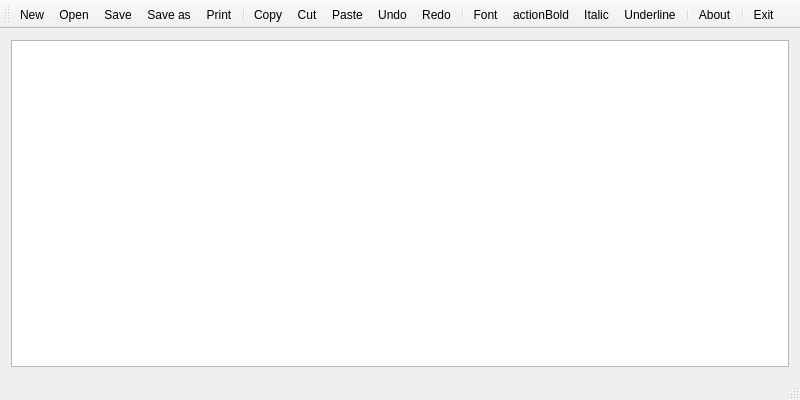
<?xml version="1.0" encoding="UTF-8"?>
<ui version="4.0">
 <class>Notepad</class>
 <widget class="QMainWindow" name="Notepad">
  <property name="geometry">
   <rect>
    <x>0</x>
    <y>0</y>
    <width>800</width>
    <height>400</height>
   </rect>
  </property>
  <property name="windowTitle">
   <string>Notepad</string>
  </property>
  <widget class="QWidget" name="centralWidget">
   <layout class="QVBoxLayout" name="verticalLayout">
    <item>
     <widget class="QTextEdit" name="textEdit"/>
    </item>
   </layout>
  </widget>
  <widget class="QToolBar" name="mainToolBar">
   <attribute name="toolBarArea">
    <enum>TopToolBarArea</enum>
   </attribute>
   <attribute name="toolBarBreak">
    <bool>false</bool>
   </attribute>
   <addaction name="actionNew"/>
   <addaction name="actionOpen"/>
   <addaction name="actionSave"/>
   <addaction name="actionSave_as"/>
   <addaction name="actionPrint"/>
   <addaction name="separator"/>
   <addaction name="actionCopy"/>
   <addaction name="actionCut"/>
   <addaction name="actionPaste"/>
   <addaction name="actionUndo"/>
   <addaction name="actionRedo"/>
   <addaction name="separator"/>
   <addaction name="actionFont"/>
   <addaction name="actionBold"/>
   <addaction name="actionItalic"/>
   <addaction name="actionUnderline"/>
   <addaction name="separator"/>
   <addaction name="actionAbout"/>
   <addaction name="separator"/>
   <addaction name="actionExit"/>
  </widget>
  <widget class="QStatusBar" name="statusBar"/>
  <action name="actionNew">
   <property name="icon">
    <iconset resource="notpad.qrc">
     <normaloff>:/images/images/new.png</normaloff>:/images/images/new.png</iconset>
   </property>
   <property name="text">
    <string>New</string>
   </property>
   <property name="toolTip">
    <string>New text document</string>
   </property>
   <property name="shortcut">
    <string>Ctrl+N</string>
   </property>
  </action>
  <action name="actionOpen">
   <property name="icon">
    <iconset resource="notpad.qrc">
     <normaloff>:/images/images/open.png</normaloff>:/images/images/open.png</iconset>
   </property>
   <property name="text">
    <string>Open</string>
   </property>
   <property name="toolTip">
    <string>Open file</string>
   </property>
   <property name="shortcut">
    <string>Ctrl+O</string>
   </property>
  </action>
  <action name="actionSave">
   <property name="icon">
    <iconset resource="notpad.qrc">
     <normaloff>:/images/images/save.png</normaloff>:/images/images/save.png</iconset>
   </property>
   <property name="text">
    <string>Save</string>
   </property>
   <property name="toolTip">
    <string>Save file</string>
   </property>
   <property name="shortcut">
    <string>Ctrl+S</string>
   </property>
  </action>
  <action name="actionSave_as">
   <property name="icon">
    <iconset resource="notpad.qrc">
     <normaloff>:/images/images/save_as.png</normaloff>:/images/images/save_as.png</iconset>
   </property>
   <property name="text">
    <string>Save as</string>
   </property>
   <property name="toolTip">
    <string>Save file as</string>
   </property>
   <property name="shortcut">
    <string>Alt+S</string>
   </property>
  </action>
  <action name="actionPrint">
   <property name="icon">
    <iconset resource="notpad.qrc">
     <normaloff>:/images/images/print.png</normaloff>:/images/images/print.png</iconset>
   </property>
   <property name="text">
    <string>Print</string>
   </property>
   <property name="toolTip">
    <string>Print file</string>
   </property>
   <property name="shortcut">
    <string>Ctrl+P</string>
   </property>
  </action>
  <action name="actionExit">
   <property name="icon">
    <iconset resource="notpad.qrc">
     <normaloff>:/images/images/exit.png</normaloff>:/images/images/exit.png</iconset>
   </property>
   <property name="text">
    <string>Exit</string>
   </property>
   <property name="toolTip">
    <string>Exit notepad</string>
   </property>
  </action>
  <action name="actionCopy">
   <property name="icon">
    <iconset resource="notpad.qrc">
     <normaloff>:/images/images/copy.png</normaloff>:/images/images/copy.png</iconset>
   </property>
   <property name="text">
    <string>Copy</string>
   </property>
   <property name="shortcut">
    <string>Ctrl+C</string>
   </property>
  </action>
  <action name="actionCut">
   <property name="icon">
    <iconset resource="notpad.qrc">
     <normaloff>:/images/images/cut.png</normaloff>:/images/images/cut.png</iconset>
   </property>
   <property name="text">
    <string>Cut</string>
   </property>
   <property name="shortcut">
    <string>Ctrl+X</string>
   </property>
  </action>
  <action name="actionPaste">
   <property name="icon">
    <iconset resource="notpad.qrc">
     <normaloff>:/images/images/paste.png</normaloff>:/images/images/paste.png</iconset>
   </property>
   <property name="text">
    <string>Paste</string>
   </property>
   <property name="shortcut">
    <string>Ctrl+V</string>
   </property>
  </action>
  <action name="actionUndo">
   <property name="icon">
    <iconset resource="notpad.qrc">
     <normaloff>:/images/images/edit_undo.png</normaloff>:/images/images/edit_undo.png</iconset>
   </property>
   <property name="text">
    <string>Undo</string>
   </property>
   <property name="shortcut">
    <string>Ctrl+Z</string>
   </property>
  </action>
  <action name="actionRedo">
   <property name="icon">
    <iconset resource="notpad.qrc">
     <normaloff>:/images/images/edit_redo.png</normaloff>:/images/images/edit_redo.png</iconset>
   </property>
   <property name="text">
    <string>Redo</string>
   </property>
   <property name="shortcut">
    <string>Ctrl+Y</string>
   </property>
  </action>
  <action name="actionFont">
   <property name="icon">
    <iconset resource="notpad.qrc">
     <normaloff>:/images/images/font.png</normaloff>:/images/images/font.png</iconset>
   </property>
   <property name="text">
    <string>Font</string>
   </property>
   <property name="shortcut">
    <string>Ctrl+F</string>
   </property>
  </action>
  <action name="actionItalic">
   <property name="checkable">
    <bool>true</bool>
   </property>
   <property name="icon">
    <iconset resource="notpad.qrc">
     <normaloff>:/images/images/italic.png</normaloff>:/images/images/italic.png</iconset>
   </property>
   <property name="text">
    <string>Italic</string>
   </property>
   <property name="toolTip">
    <string>Italic font</string>
   </property>
   <property name="shortcut">
    <string>Ctrl+I</string>
   </property>
  </action>
  <action name="actionBold">
   <property name="checkable">
    <bool>true</bool>
   </property>
   <property name="icon">
    <iconset resource="notpad.qrc">
     <normaloff>:/images/images/bold.png</normaloff>:/images/images/bold.png</iconset>
   </property>
   <property name="text">
    <string>actionBold</string>
   </property>
   <property name="toolTip">
    <string>Bold</string>
   </property>
   <property name="shortcut">
    <string>Ctrl+B</string>
   </property>
  </action>
  <action name="actionUnderline">
   <property name="checkable">
    <bool>true</bool>
   </property>
   <property name="icon">
    <iconset resource="notpad.qrc">
     <normaloff>:/images/images/underline.png</normaloff>:/images/images/underline.png</iconset>
   </property>
   <property name="text">
    <string>Underline</string>
   </property>
   <property name="toolTip">
    <string>Underline</string>
   </property>
   <property name="shortcut">
    <string>Ctrl+U</string>
   </property>
  </action>
  <action name="actionAbout">
   <property name="icon">
    <iconset resource="notpad.qrc">
     <normaloff>:/images/images/info.png</normaloff>:/images/images/info.png</iconset>
   </property>
   <property name="text">
    <string>About</string>
   </property>
   <property name="toolTip">
    <string>About Notepad</string>
   </property>
  </action>
 </widget>
 <layoutdefault spacing="6" margin="11"/>
 <resources>
  <include location="notpad.qrc"/>
 </resources>
 <connections/>
</ui>
